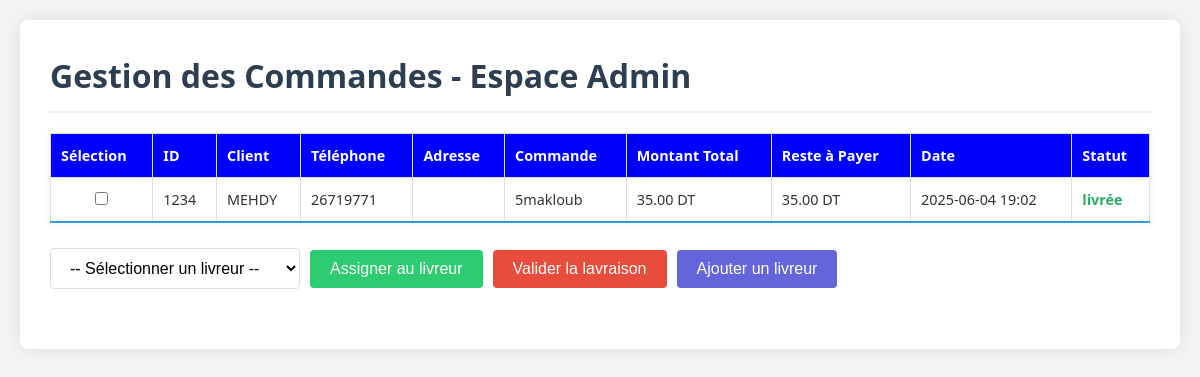
The page /connexion/admin.php on the database its author committed.
### tables this page shows
CREATE TABLE `commandes` (
  `commande_id` int(11) NOT NULL,
  `client_id` int(11) NOT NULL,
  `date_commande` datetime DEFAULT current_timestamp(),
  `montant_total` decimal(10,2) NOT NULL,
  `montant_paye` decimal(10,2) DEFAULT 0.00,
  `reste` decimal(10,2) GENERATED ALWAYS AS (`montant_paye` - `montant_total`) STORED,
  `statut` enum('en attente','en préparation','assignée','en livraison','livrée','annulée') DEFAULT 'en attente',
  `notes` text DEFAULT NULL,
  `commande` varchar(1000) DEFAULT NULL
);

CREATE TABLE `clients` (
  `client_id` int(11) NOT NULL,
  `nom` varchar(50) NOT NULL,
  `telephone` varchar(20) NOT NULL,
  `adresse` text NOT NULL
);

### connexion/admin.php (the view, shortened to what this page needs)
<!DOCTYPE html>
<html lang="fr">
<head>
    <link rel="stylesheet" href="style.css">
</head>
<body>
    <div class="container">
        <h1>Gestion des Commandes - Espace Admin</h1>
        <?php
        try {
            $conn = new mysqli('localhost', 'root', '', 'bellavista');
            $conn->set_charset("utf8mb4");
            $sql = "SELECT
                        c.commande_id,
                        cl.nom AS client,
                        cl.telephone,
                        cl.adresse,
                        c.commande,
                        c.montant_total,
                        c.reste,
                        DATE_FORMAT(c.date_commande, '%Y-%m-%d %H:%i') AS date_commande,
                        c.statut
                    FROM commandes c
                    JOIN clients cl ON c.client_id = cl.client_id
                    ORDER BY c.date_commande DESC";
            $result = $conn->query($sql);
        ?>
        <table class="commandes-table">
    <thead>
        <tr>
            <th>Sélection</th>
            <th>ID</th>
            <th>Client</th>
            <th>Téléphone</th>
            <th>Adresse</th>
            <th>Commande</th>
            <th>Montant Total</th>
            <th>Reste à Payer</th>
            <th>Date</th>
            <th>Statut</th>
        </tr>
    </thead>
    <tbody id="commandes-list">
        <?php
        if ($result->num_rows > 0) {
            while($row = $result->fetch_assoc()) {
                $statusClass = '';
                if ($row["statut"] == 'livrée') {
                    $statusClass = 'status-delivered';
                } elseif ($row["statut"] == 'en attente') {
                    $statusClass = 'status-pending';
                }
                echo "<tr>
                        <td><input type='checkbox' class='commande-checkbox' data-id='".htmlspecialchars($row["commande_id"])."'></td>
                        <td>".htmlspecialchars($row["commande_id"])."</td>
                        <td>".htmlspecialchars($row["client"])."</td>
                        <td>".htmlspecialchars($row["telephone"])."</td>
                        <td>".htmlspecialchars($row["adresse"])."</td>
                        <td>".htmlspecialchars($row["commande"] ?? '')."</td>
                        <td>".number_format($row["montant_total"], 2, '.', '')." DT</td>
                        <td>".number_format(abs($row["reste"]), 2, '.', '')." DT</td>
                        <td>".htmlspecialchars($row["date_commande"])."</td>
                        <td class='$statusClass'>".htmlspecialchars($row["statut"])."</td>
                      </tr>";
            }
        } else {
            echo "<tr><td colspan='10' style='text-align: center; color: red; font-weight: bold;'>Aucune commande trouvée dans la base de données</td></tr>";
        }
        ?>
    </tbody>
</table>
        <div class="action-panel">
<select id="livreur-select" required>
    <option value="">-- Sélectionner un livreur --</option>
</select>
            <button type="button" id="assign-btn" class="assign-btn">Assigner au livreur</button>
            <button type="button" id="delete-btn" class="delete-btn">Valider la lavraison</button>
            <a href="ajout_livreur.php">
                <button type="button" id="ajout-btn" class="ajout-btn">Ajouter un livreur</button>
            </a>
        </div>
        <?php
        } catch (Exception $e) {
            echo '<div class="alert alert-error">Error: ' . htmlspecialchars($e->getMessage()) . '</div>';
        }
        ?>
    </div>
</body>
</html>

### connexion/style.css (style rules this page uses)
* { box-sizing: border-box; margin: 0; padding: 0; }
body { font-family: 'Segoe UI', Tahoma, Geneva, Verdana, sans-serif; line-height: 1.6; color: #333; background-color: #f5f5f5; padding: 20px; }
.container { max-width: 1200px; margin: 0 auto; background: white; padding: 30px; border-radius: 8px; box-shadow: 0 0 20px rgba(0, 0, 0, 0.1); }
h1 { color: #2c3e50; margin-bottom: 20px; padding-bottom: 10px; border-bottom: 2px solid #ecf0f1; }
.commandes-table { width: 100%; border-collapse: collapse; margin: 25px 0; font-size: 0.9em; box-shadow: 0 0 10px rgba(0, 0, 0, 0.05); }
.commandes-table thead tr { background-color: #3498db; color: white; text-align: left; }
.commandes-table th, .commandes-table td { padding: 12px 15px; }
.commandes-table tbody tr { border-bottom: 1px solid #dddddd; }
.commandes-table tbody tr:last-of-type { border-bottom: 2px solid #3498db; }
.action-panel { display: flex; gap: 15px; margin: 30px 0; align-items: center; flex-wrap: wrap; }
select { padding: 10px 15px; border: 1px solid #ddd; border-radius: 4px; min-width: 250px; font-size: 16px; background-color: white; }
button { padding: 10px 20px; border: none; border-radius: 4px; cursor: pointer; font-size: 16px; font-weight: 500; transition: all 0.3s; }
.assign-btn { background-color: #2ecc71; color: white; }
.ajout-btn { background-color:rgb(101, 101, 219); color: white; }
.delete-btn { background-color: #e74c3c; color: white; }
input { width: 100%; padding: 12px 15px; border: 1px solid #ddd; border-radius: 4px; font-size: 16px; }

### connexion/admin.php (style rules this page uses)
.action-panel { margin-top: 20px; display: flex; gap: 10px; flex-wrap: wrap; }
.commandes-table { width: 100%; border-collapse: collapse; margin-top: 20px; }
.commandes-table th, .commandes-table td { padding: 10px; border: 1px solid #ddd; text-align: left; }
.commandes-table th { background-color:blue; }
.status-delivered { color: #27ae60; font-weight: bold; }

### rows shown on the page
commandes: commande_id "1234", client.nom "MEHDY", client.telephone "26719771", commande "5makloub", montant_total "35.00", reste "35.00", date_commande "2025-06-04 19:02", statut "livrée"
